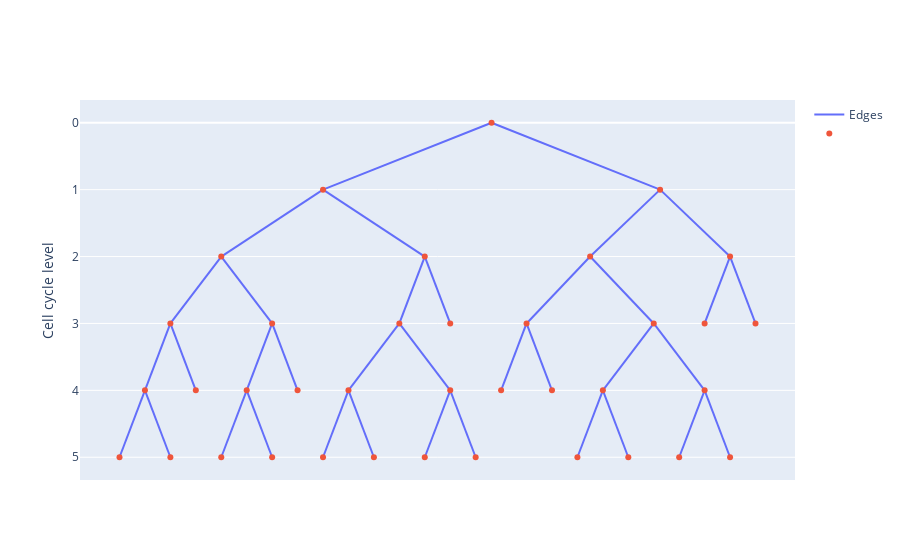

The notebook cell saved with this chart:
### Code cell
model.add_cycle_data()
# Division time is a Pycellin feature, and it is needed to compute the growth rate.
model.add_division_time(in_time_unit=True)
model.add_custom_feature(gr_feat, GrowthRateCalculator)
model.update()
model.data.cycle_data[0].plot(node_hover_features=["cycle_ID", "growth_rate"])

### Figure 1 — Plotly figure (JSON) as saved in the notebook; plotly's stock layout.template omitted (floating-point values rounded to 4 significant figures)
{"data": [{"mode": "lines", "name": "Edges", "type": "scatter", "x": [0.6875, 0.1875, null, 0.6875, 1.188, null, -2.812, -3.312, null, -2.812, -2.312, null, -0.8125, -1.312, null, -0.8125, -0.3125, null, 2.188, 1.688, null, 2.188, 2.688, null, -4.812, -4.312, null, -4.812, -5.312, null, 4.188, 3.688, null, 4.188, 4.688, null, -6.812, -6.312, null, -6.812, -7.312, null, 0, 3.312, null, 0, -3.312, null, -3.312, -1.312, null, -3.312, -5.312, null, 3.312, 1.938, null, 3.312, 4.688, null, -5.312, -6.312, null, -5.312, -4.312, null, 1.938, 3.188, null, 1.938, 0.6875, null, -1.312, -0.8125, null, -1.312, -1.812, null, 4.688, 4.188, null, 4.688, 5.188, null, 3.188, 4.188, null, 3.188, 2.188, null, -6.312, -5.812, null, -6.312, -6.812, null, -4.312, -4.812, null, -4.312, -3.812, null, -1.812, -0.8125, null, -1.812, -2.812, null], "y": [3, 4, null, 3, 4, null, 4, 5, null, 4, 5, null, 4, 5, null, 4, 5, null, 4, 5, null, 4, 5, null, 4, 5, null, 4, 5, null, 4, 5, null, 4, 5, null, 4, 5, null, 4, 5, null, 0, 1, null, 0, 1, null, 1, 2, null, 1, 2, null, 1, 2, null, 1, 2, null, 2, 3, null, 2, 3, null, 2, 3, null, 2, 3, null, 2, 3, null, 2, 3, null, 2, 3, null, 2, 3, null, 3, 4, null, 3, 4, null, 3, 4, null, 3, 4, null, 3, 4, null, 3, 4, null, 3, 4, null, 3, 4, null]}, {"hoverinfo": "text", "hovertemplate": "%{text}", "mode": "markers", "name": "", "text": ["cycle_ID: 9230<br>growth_rate: 0.11628137938772884<br>", "cycle_ID: 9356<br>growth_rate: 0.06508286159760975<br>", "cycle_ID: 9438<br>growth_rate: 0.10283092132422307<br>", "cycle_ID: 9464<br>growth_rate: 0.10847143599601564<br>", "cycle_ID: 9483<br>growth_rate: 0.096756520908446<br>", "cycle_ID: 9492<br>growth_rate: 0.12372975132612161<br>", "cycle_ID: 9498<br>growth_rate: 0.06172024708173289<br>", "cycle_ID: 8993<br>growth_rate: 0.0<br>", "cycle_ID: 9019<br>growth_rate: 0.04288237436375821<br>", "cycle_ID: 9020<br>growth_rate: 0.06327500433100902<br>", "cycle_ID: 9051<br>growth_rate: 0.05814068969386449<br>", "cycle_ID: 9052<br>growth_rate: 0.07306635928691617<br>", "cycle_ID: 9106<br>growth_rate: 0.0672522903175298<br>", "cycle_ID: 9108<br>growth_rate: 0.0867048345061485<br>", "cycle_ID: 9156<br>growth_rate: 0.08341453428093615<br>", "cycle_ID: 9194<br>growth_rate: 0.07954571973041137<br>", "cycle_ID: 9195<br>growth_rate: 0.08771723457544471<br>", "cycle_ID: 9206<br>growth_rate: 0.09354576640296378<br>", "cycle_ID: 9375<br>growth_rate: 0.0<br>", "cycle_ID: 9382<br>growth_rate: 0.0692481647398564<br>", "cycle_ID: 9384<br>growth_rate: 0.1911266702249797<br>", "cycle_ID: 9389<br>growth_rate: 0.0<br>", "cycle_ID: 9390<br>growth_rate: 0.13765025227894356<br>", "cycle_ID: 9395<br>growth_rate: 0.0626097128569002<br>", "cycle_ID: 9398<br>growth_rate: 0.0<br>", "cycle_ID: 9402<br>growth_rate: 0.0<br>", "cycle_ID: 9416<br>growth_rate: 0.0<br>", "cycle_ID: 9440<br>growth_rate: 0.06117788990175295<br>", "cycle_ID: 9444<br>growth_rate: 0.06877089042147402<br>", "cycle_ID: 9446<br>growth_rate: 0.11975246533960142<br>", "cycle_ID: 9448<br>growth_rate: 0.0<br>", "cycle_ID: 9449<br>growth_rate: 0.0<br>", "cycle_ID: 9463<br>growth_rate: 0.11671526513171285<br>", "cycle_ID: 9465<br>growth_rate: 0.0<br>", "cycle_ID: 9470<br>growth_rate: 0.10855821314481234<br>", "cycle_ID: 9476<br>growth_rate: 0.0<br>", "cycle_ID: 9480<br>growth_rate: 0.0<br>"], "type": "scatter", "x": [0.6875, -2.812, -0.8125, 2.188, -4.812, 4.188, -6.812, 0, -3.312, 3.312, -5.312, 1.938, -1.312, 4.688, 3.188, -6.312, -4.312, -1.812, 1.688, -0.8125, 4.188, -1.312, 0.1875, 5.188, 2.688, -5.312, -7.312, -3.312, -2.312, 1.188, -6.312, -0.3125, -5.812, -4.312, -3.812, 3.688, 4.688], "y": [3, 4, 4, 4, 4, 4, 4, 0, 1, 1, 2, 2, 2, 2, 3, 3, 3, 3, 5, 3, 3, 5, 4, 3, 5, 5, 5, 5, 5, 4, 5, 5, 4, 5, 4, 5, 5]}], "layout": {"hovermode": "closest", "showlegend": true, "title": {}, "xaxis": {"showgrid": false, "showticklabels": false, "zeroline": false}, "yaxis": {"autorange": "reversed", "showgrid": true, "title": {"text": "Cell cycle level"}, "zeroline": true}}}
